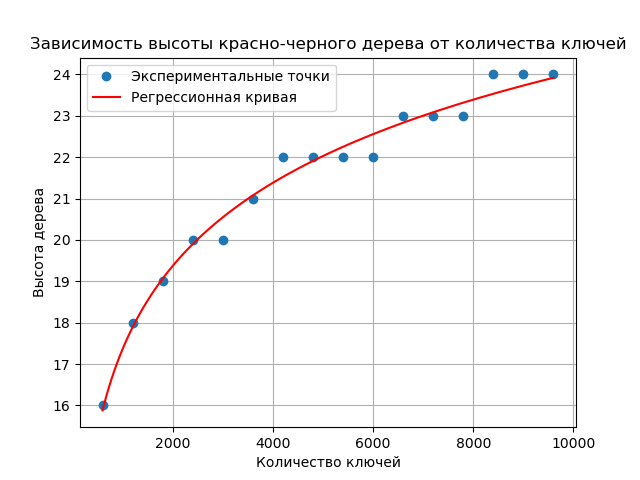

Reproduce this figure in Python.
import matplotlib.pyplot as plt
import numpy as np

class TreeNode:
    def __init__(self, key):
        self.key = key
        self.color = 'red'  
        self.left = None
        self.right = None
        self.parent = None

class RedBlackTree:
    def __init__(self):
        self.NIL_LEAF = TreeNode(None)  
        self.NIL_LEAF.color = 'black'  
        self.root = self.NIL_LEAF

    def insert(self, key):
        new_node = TreeNode(key)
        new_node.left = self.NIL_LEAF
        new_node.right = self.NIL_LEAF
        parent = None
        current = self.root
        
        while current != self.NIL_LEAF:
            parent = current
            if new_node.key < current.key:
                current = current.left
            else:
                current = current.right
        
        new_node.parent = parent
        if parent is None:  
            self.root = new_node
        elif new_node.key < parent.key:
            parent.left = new_node
        else:
            parent.right = new_node
        
        new_node.color = 'red'  
        self.fix_insert(new_node)

    def fix_insert(self, node):
        while node != self.root and node.parent.color == 'red':
            if node.parent == node.parent.parent.left:  
                uncle = node.parent.parent.right
                if uncle.color == 'red':  
                    node.parent.color = 'black'
                    uncle.color = 'black'
                    node.parent.parent.color = 'red'
                    node = node.parent.parent
                else:  
                    if node == node.parent.right:  
                        node = node.parent
                        self.left_rotate(node)  
                    node.parent.color = 'black'
                    node.parent.parent.color = 'red'
                    self.right_rotate(node.parent.parent)
            else:  
                uncle = node.parent.parent.left
                if uncle.color == 'red':
                    node.parent.color = 'black'
                    uncle.color = 'black'
                    node.parent.parent.color = 'red'
                    node = node.parent.parent
                else:
                    if node == node.parent.left:
                        node = node.parent
                        self.right_rotate(node)
                    node.parent.color = 'black'
                    node.parent.parent.color = 'red'
                    self.left_rotate(node.parent.parent)
        
        self.root.color = 'black'

    def left_rotate(self, x):
        y = x.right
        x.right = y.left
        if y.left != self.NIL_LEAF:
            y.left.parent = x
        
        y.parent = x.parent
        if x.parent is None:  
            self.root = y
        elif x == x.parent.left:
            x.parent.left = y
        else:
            x.parent.right = y
        
        y.left = x
        x.parent = y

    def right_rotate(self, y):
        x = y.left
        y.left = x.right
        if x.right != self.NIL_LEAF:
            x.right.parent = y
        
        x.parent = y.parent
        if y.parent is None:  
            self.root = x
        elif y == y.parent.right:
            y.parent.right = x
        else:
            y.parent.left = x
        
        x.right = y
        y.parent = x

    def height(self, node):
        """Возвращает высоту дерева."""
        if node == self.NIL_LEAF:
            return 0
        return 1 + max(self.height(node.left), self.height(node.right))

class RedBlackTreeApp:
    def __init__(self):
        self.tree=RedBlackTree()

    def run(self):
         heights = []
         num_keys = []
         
         for i in range(1, 10001):  
             key = i  
             self.tree.insert(key)

             if i % 600 == 0:  
                 heights.append(self.tree.height(self.tree.root))
                 num_keys.append(i)

         plt.plot(num_keys, heights, 'o', label='Экспериментальные точки') 

         log_num_keys = np.log(num_keys)  
         coefficients = np.polyfit(log_num_keys, heights, 1)  
         polynomial_func = np.poly1d(coefficients)
         x_fit = np.linspace(min(log_num_keys), max(log_num_keys), 100)  
         y_fit = polynomial_func(x_fit)

         plt.plot(np.exp(x_fit), y_fit, label='Регрессионная кривая', color='red')  
         plt.title("Зависимость высоты красно-черного дерева от количества ключей")
         plt.xlabel("Количество ключей")
         plt.ylabel("Высота дерева")
         plt.legend()
         plt.grid()
         plt.show()

         print("Уравнение регрессионной кривой:")
         print(f"y ≈ {coefficients[0]:.4f} * log(x) + {coefficients[1]:.4f}")

if __name__ == "__main__":
    app=RedBlackTreeApp()
    app.run()
